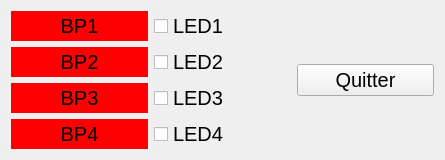
<?xml version="1.0" encoding="UTF-8"?>
<ui version="4.0">
 <class>WidgetUSB202</class>
 <widget class="QWidget" name="WidgetUSB202">
  <property name="geometry">
   <rect>
    <x>0</x>
    <y>0</y>
    <width>445</width>
    <height>159</height>
   </rect>
  </property>
  <property name="windowTitle">
   <string>WidgetUSB202</string>
  </property>
  <layout class="QHBoxLayout" name="horizontalLayout">
   <item>
    <layout class="QVBoxLayout" name="verticalLayout">
     <item>
      <widget class="QLabel" name="label_BP1">
       <property name="font">
        <font>
         <pointsize>15</pointsize>
        </font>
       </property>
       <property name="layoutDirection">
        <enum>Qt::LeftToRight</enum>
       </property>
       <property name="styleSheet">
        <string notr="true">background-color:rgb(255,0,0)

</string>
       </property>
       <property name="text">
        <string>BP1</string>
       </property>
       <property name="alignment">
        <set>Qt::AlignCenter</set>
       </property>
      </widget>
     </item>
     <item>
      <widget class="QLabel" name="label_BP2">
       <property name="font">
        <font>
         <pointsize>15</pointsize>
        </font>
       </property>
       <property name="styleSheet">
        <string notr="true">background-color:rgb(255,0,0)
</string>
       </property>
       <property name="text">
        <string>BP2</string>
       </property>
       <property name="alignment">
        <set>Qt::AlignCenter</set>
       </property>
      </widget>
     </item>
     <item>
      <widget class="QLabel" name="label_BP3">
       <property name="font">
        <font>
         <pointsize>15</pointsize>
        </font>
       </property>
       <property name="styleSheet">
        <string notr="true">background-color:rgb(255,0,0)
</string>
       </property>
       <property name="text">
        <string>BP3</string>
       </property>
       <property name="alignment">
        <set>Qt::AlignCenter</set>
       </property>
      </widget>
     </item>
     <item>
      <widget class="QLabel" name="label_BP4">
       <property name="font">
        <font>
         <pointsize>15</pointsize>
        </font>
       </property>
       <property name="styleSheet">
        <string notr="true">background-color:rgb(255,0,0)
</string>
       </property>
       <property name="text">
        <string>BP4</string>
       </property>
       <property name="alignment">
        <set>Qt::AlignCenter</set>
       </property>
      </widget>
     </item>
    </layout>
   </item>
   <item>
    <layout class="QVBoxLayout" name="verticalLayout_2">
     <item>
      <widget class="QCheckBox" name="checkBox_LED1">
       <property name="font">
        <font>
         <pointsize>15</pointsize>
        </font>
       </property>
       <property name="text">
        <string>LED1</string>
       </property>
      </widget>
     </item>
     <item>
      <widget class="QCheckBox" name="checkBox_LED2">
       <property name="font">
        <font>
         <pointsize>15</pointsize>
        </font>
       </property>
       <property name="text">
        <string>LED2</string>
       </property>
      </widget>
     </item>
     <item>
      <widget class="QCheckBox" name="checkBox_LED3">
       <property name="font">
        <font>
         <pointsize>15</pointsize>
        </font>
       </property>
       <property name="text">
        <string>LED3</string>
       </property>
      </widget>
     </item>
     <item>
      <widget class="QCheckBox" name="checkBox_LED4">
       <property name="font">
        <font>
         <pointsize>15</pointsize>
        </font>
       </property>
       <property name="text">
        <string>LED4</string>
       </property>
      </widget>
     </item>
    </layout>
   </item>
   <item>
    <widget class="QPushButton" name="pushButton_Quitter">
     <property name="font">
      <font>
       <pointsize>15</pointsize>
      </font>
     </property>
     <property name="text">
      <string>Quitter</string>
     </property>
    </widget>
   </item>
  </layout>
 </widget>
 <resources/>
 <connections>
  <connection>
   <sender>pushButton_Quitter</sender>
   <signal>clicked()</signal>
   <receiver>WidgetUSB202</receiver>
   <slot>close()</slot>
   <hints>
    <hint type="sourcelabel">
     <x>377</x>
     <y>88</y>
    </hint>
    <hint type="destinationlabel">
     <x>345</x>
     <y>117</y>
    </hint>
   </hints>
  </connection>
 </connections>
</ui>
